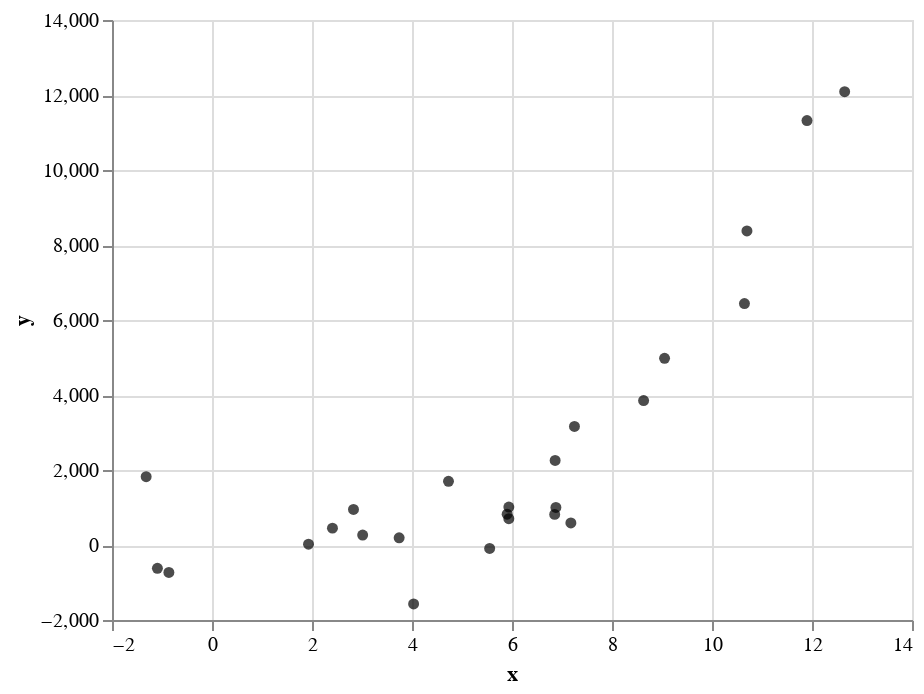

Notebook source saved alongside this figure:
### Markdown cell above
## 2.2 Define helper functions

We'll define the polynomial points chart and draw it:

### Code cell
def get_poly_points_chart():
    '''
    This function should return an altair plot object that is a scatterplot of
    the salary data, with YearsExperience on the x axis and Salary on the y axis
    '''
    return alt.Chart(poly_df).mark_circle(color="black").encode(
        x='x',
        y='y'
    )

get_poly_points_chart()

### Figure 1 — Vega-Lite specification as saved in the notebook (floating-point values rounded to 4 significant figures)
{"config": {"view": {"continuousWidth": 400, "continuousHeight": 300}}, "data": {"name": "data-1a0ab8adb75340609e9f804b9b42564f"}, "mark": {"type": "circle", "color": "black"}, "encoding": {"x": {"field": "x", "type": "quantitative"}, "y": {"field": "y", "type": "quantitative"}}, "$schema": "https://vega.github.io/schema/vega-lite/v4.17.0.json", "datasets": {"data-1a0ab8adb75340609e9f804b9b42564f": [{"x": 3.013, "y": 264.1}, {"x": 5.553, "y": -91.86}, {"x": 2.409, "y": 449.8}, {"x": -1.092, "y": -621.0}, {"x": 5.937, "y": 1012.0}, {"x": 5.937, "y": 702.4}, {"x": -1.317, "y": 1822.0}, {"x": 1.93, "y": 22.01}, {"x": 6.878, "y": 1002.0}, {"x": 2.83, "y": 947.6}, {"x": 6.854, "y": 816.4}, {"x": 6.863, "y": 2255.0}, {"x": 4.032, "y": -1572.0}, {"x": 12.65, "y": 12090.0}, {"x": 11.9, "y": 11320.0}, {"x": 7.249, "y": 3162.0}, {"x": 9.051, "y": 4978.0}, {"x": 3.743, "y": 190.6}, {"x": 8.632, "y": 3853.0}, {"x": 10.65, "y": 6438.0}, {"x": -0.8626, "y": -732.6}, {"x": 5.903, "y": 820.8}, {"x": 4.73, "y": 1698.0}, {"x": 10.7, "y": 8374.0}, {"x": 7.178, "y": 587.3}]}}
